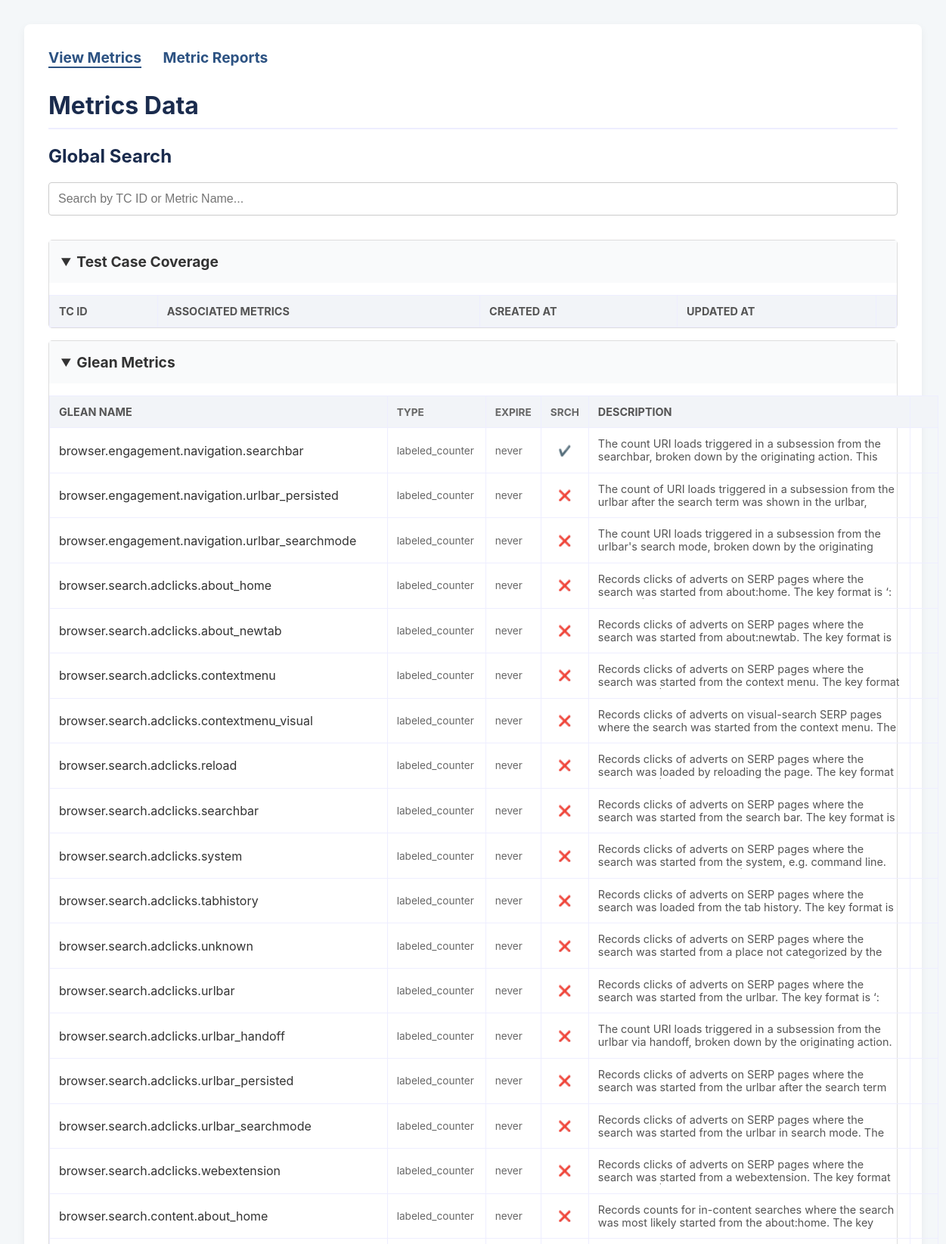
The app's page /metrics (upper part) with its own data.
### tables this page shows
CREATE TABLE glean_metrics (
        glean_name TEXT PRIMARY KEY,
        metric_type TEXT NOT NULL,
        expiration TEXT,
        description TEXT,
        search_metric BOOLEAN,
        legacy_correspondent TEXT,
        is_deleted BOOLEAN DEFAULT FALSE,
        created_at DATETIME DEFAULT (datetime('now')),
        updated_at DATETIME DEFAULT (datetime('now'))
    );

### app.py (the view)
@app.route('/metrics')
def metrics():
    conn = get_db_connection()
    glean_metrics = conn.execute('SELECT * FROM glean_metrics WHERE is_deleted = FALSE ORDER BY glean_name').fetchall()
    legacy_metrics = conn.execute(
        'SELECT * FROM legacy_metrics WHERE is_deleted = FALSE ORDER BY legacy_name').fetchall()
    coverage_query = """
        SELECT
            c.coverage_id,
            c.tc_id,
            c.tcid_title,
            c.created_at,
            c.updated_at,
            GROUP_CONCAT(l.metric_name, ', ') as metrics
        FROM coverage c
        LEFT JOIN coverage_to_metric_link l ON c.coverage_id = l.coverage_id
        WHERE c.is_deleted = FALSE
        GROUP BY c.coverage_id
        ORDER BY c.tc_id;
    """
    coverage = conn.execute(coverage_query).fetchall()
    conn.close()
    return render_template(
        'metrics.html',
        glean_metrics=glean_metrics,
        legacy_metrics=legacy_metrics,
        coverage=coverage,
        tc_base_url=config.TC_BASE_URL
    )

### app.py (called while the page is built)
def get_db_connection():
    conn = sqlite3.connect(app.config['DATABASE'])
    conn.row_factory = sqlite3.Row
    conn.execute("PRAGMA foreign_keys = ON;")
    return conn

### templates/metrics.html (shortened to what this page needs)
<!DOCTYPE html>
<html lang="en">
<head>
</head>
<body>
<div class="container">
    <nav>
        <a href="{{ url_for('metrics') }}" class="active">View Metrics</a>
        <a href="{{ url_for('reports') }}">Metric Reports</a>
    </nav>
    <h1>Metrics Data</h1>
    <div class="search-container">
        <label for="search-field"><h2>Global Search</h2></label>
        <input type="search" id="search-field" list="suggestions-all" placeholder="Search by TC ID or Metric Name...">
    </div>
    <details open>
        <summary>Test Case Coverage</summary>
        <table id="coverage-table">
            <thead>
                <tr>
                    <th>TC ID</th>
                    <th>Associated Metrics</th>
                    <th>Created At</th>
                    <th>Updated At</th>
                    <th class="col-actions"></th>
                </tr>
            </thead>
        </table>
    </details>
    <details open>
        <summary>Glean Metrics</summary>
        <table id="glean-table">
            <thead>
                <tr>
                    <th class="col-main-id">Glean Name</th>
                    <th class="col-compact">Type</th>
                    <th class="col-compact">Expire</th>
                    <th class="col-compact col-search col-center">Srch</th>
                    <th class="description-cell">Description</th>
                    <th class="col-actions"></th>
                </tr>
            </thead>
            <tbody id="glean-body">
                {% for metric in glean_metrics %}
                <tr data-name="{{ metric.glean_name }}">
                    <td class="col-main-id" title="{{ metric.glean_name }}">{{ metric.glean_name }}</td>
                    <td class="col-compact">{{ metric.metric_type }}</td>
                    <td class="col-compact">{{ metric.expiration }}</td>
                    <td class="col-compact col-search col-center">{{ '✔️' if metric.search_metric else '❌' }}</td>
                    <td class="description-cell">
                        <div class="description-content">{{ metric.description }}</div>
                    </td>
                    <td class="col-actions">
                    </td>
                </tr>
                {% endfor %}
            </tbody>
        </table>
    </details>
</div>
</body>
</html>

### templates/metrics.html (style rules this page uses)
body { font-family: -apple-system, BlinkMacSystemFont, "Segoe UI", Roboto, sans-serif; background-color: #f4f7f9; color: #333; margin: 0; padding: 2rem; }
.container { max-width: 1200px; margin: auto; background: white; padding: 2rem; border-radius: 8px; box-shadow: 0 4px 12px rgba(0,0,0,0.05); }
h1, h2, h3 { color: #1a2b4d; }
h1 { border-bottom: 2px solid #eef; padding-bottom: 10px; }
nav { margin-bottom: 2rem; }
nav a { text-decoration: none; color: #2c5282; font-weight: bold; margin-right: 1.5rem; font-size: 1.2rem; }
nav a.active { border-bottom: 2px solid #2c5282; }
details { border: 1px solid #ddd; border-radius: 5px; margin-bottom: 1rem; }
summary { font-weight: bold; font-size: 1.2rem; padding: 1rem; cursor: pointer; background-color: #f9fafb; }
table { width: 100%; border-collapse: collapse; margin-top: 1rem; }
th, td { padding: 12px; text-align: left; border: 1px solid #eef; word-wrap: break-word; vertical-align: middle; }
th { background-color: #f2f4f8; font-size: 0.9rem; text-transform: uppercase; color: #555; }
.description-cell { max-width: 400px; }
.description-content { max-height: 2.4em; overflow-y: auto; display: block; font-size: 0.9em; color: #555; }
.col-compact { width: 80px; font-size: 0.85em; color: #666; }
.col-center { text-align: center; }
.col-compact.col-search { width: 50px; }
.col-main-id { white-space: nowrap; }
.search-container { margin-bottom: 2rem; }
input[type="search"] { width: 100%; padding: 12px; font-size: 1rem; border: 1px solid #ccc; border-radius: 4px; box-sizing: border-box; }
.col-actions { width: 0.7em; text-align: center; padding-left: 8px; padding-right: 8px; }

### records on screen
glean_metrics: glean_name "browser.engagement.navigation.searchbar", metric_type "labeled_counter", expiration "never", search_metric "✔️", description "The count URI loads triggered in a subsession from the searchbar, broken down by the originating action. This…"
glean_metrics: glean_name "browser.engagement.navigation.urlbar_persisted", metric_type "labeled_counter", expiration "never", search_metric "❌", description "The count of URI loads triggered in a subsession from the urlbar after the search term was shown in the urlbar,…"
glean_metrics: glean_name "browser.engagement.navigation.urlbar_searchmode", metric_type "labeled_counter", expiration "never", search_metric "❌", description "The count URI loads triggered in a subsession from the urlbar's search mode, broken down by the originating…"
glean_metrics: glean_name "browser.search.adclicks.about_home", metric_type "labeled_counter", expiration "never", search_metric "❌", description "Records clicks of adverts on SERP pages where the search was started from about:home. The key format is…"
glean_metrics: glean_name "browser.search.adclicks.about_newtab", metric_type "labeled_counter", expiration "never", search_metric "❌", description "Records clicks of adverts on SERP pages where the search was started from about:newtab. The key format is…"
glean_metrics: glean_name "browser.search.adclicks.contextmenu", metric_type "labeled_counter", expiration "never", search_metric "❌", description "Records clicks of adverts on SERP pages where the search was started from the context menu. The key format…"
glean_metrics: glean_name "browser.search.adclicks.contextmenu_visual", metric_type "labeled_counter", expiration "never", search_metric "❌", description "Records clicks of adverts on visual-search SERP pages where the search was started from the context menu. The…"
glean_metrics: glean_name "browser.search.adclicks.reload", metric_type "labeled_counter", expiration "never", search_metric "❌", description "Records clicks of adverts on SERP pages where the search was loaded by reloading the page. The key format…"
glean_metrics: glean_name "browser.search.adclicks.searchbar", metric_type "labeled_counter", expiration "never", search_metric "❌", description "Records clicks of adverts on SERP pages where the search was started from the search bar. The key format is…"
glean_metrics: glean_name "browser.search.adclicks.system", metric_type "labeled_counter", expiration "never", search_metric "❌", description "Records clicks of adverts on SERP pages where the search was started from the system, e.g. command line.…"
glean_metrics: glean_name "browser.search.adclicks.tabhistory", metric_type "labeled_counter", expiration "never", search_metric "❌", description "Records clicks of adverts on SERP pages where the search was loaded from the tab history. The key format is…"
glean_metrics: glean_name "browser.search.adclicks.unknown", metric_type "labeled_counter", expiration "never", search_metric "❌", description "Records clicks of adverts on SERP pages where the search was started from a place not categorized by the…"
glean_metrics: glean_name "browser.search.adclicks.urlbar", metric_type "labeled_counter", expiration "never", search_metric "❌", description "Records clicks of adverts on SERP pages where the search was started from the urlbar. The key format is…"
glean_metrics: glean_name "browser.search.adclicks.urlbar_handoff", metric_type "labeled_counter", expiration "never", search_metric "❌", description "The count URI loads triggered in a subsession from the urlbar via handoff, broken down by the originating action.…"
glean_metrics: glean_name "browser.search.adclicks.urlbar_persisted", metric_type "labeled_counter", expiration "never", search_metric "❌", description "Records clicks of adverts on SERP pages where the search was started from the urlbar after the search term…"
glean_metrics: glean_name "browser.search.adclicks.urlbar_searchmode", metric_type "labeled_counter", expiration "never", search_metric "❌", description "Records clicks of adverts on SERP pages where the search was started from the urlbar in search mode. The…"
glean_metrics: glean_name "browser.search.adclicks.webextension", metric_type "labeled_counter", expiration "never", search_metric "❌", description "Records clicks of adverts on SERP pages where the search was started from a webextension. The key format…"
glean_metrics: glean_name "browser.search.content.about_home", metric_type "labeled_counter", expiration "never", search_metric "❌", description "Records counts for in-content searches where the search was most likely started from the about:home. The key…"
